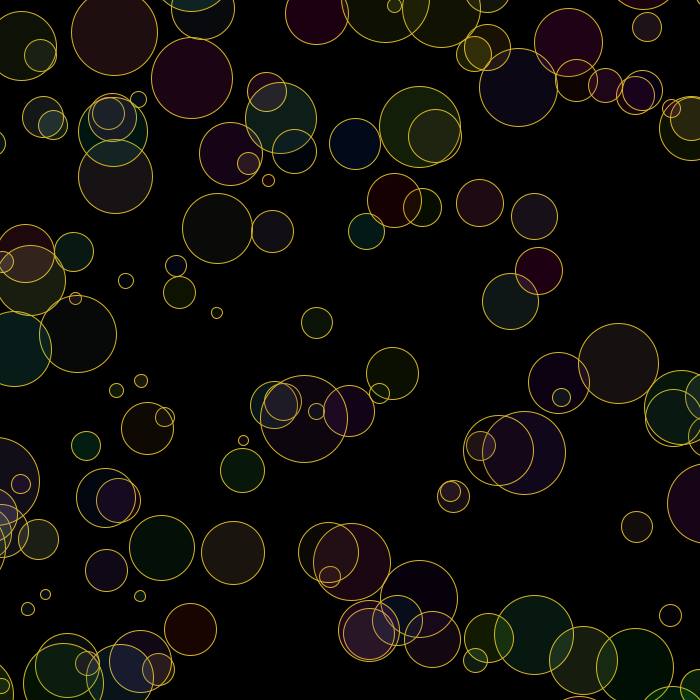
Frame 1 (no input)
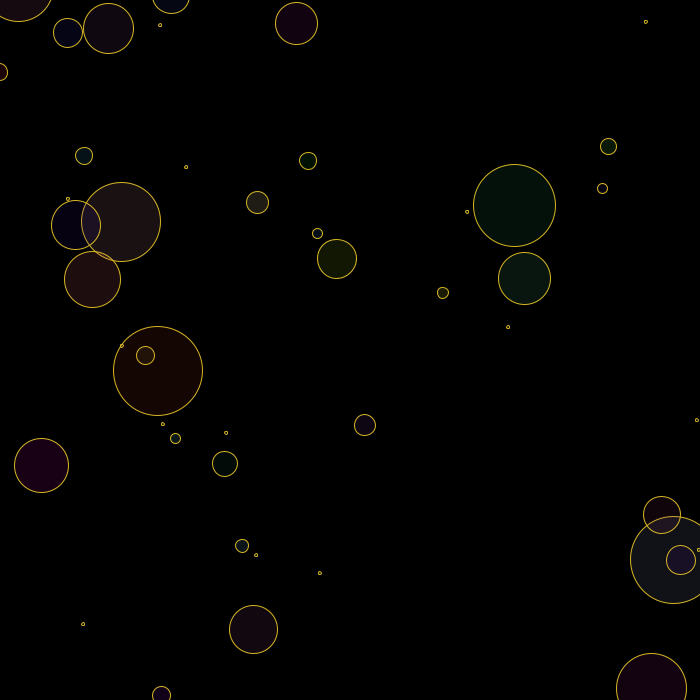
Frame 60 (the mouse pressed at the canvas centre just before this capture)
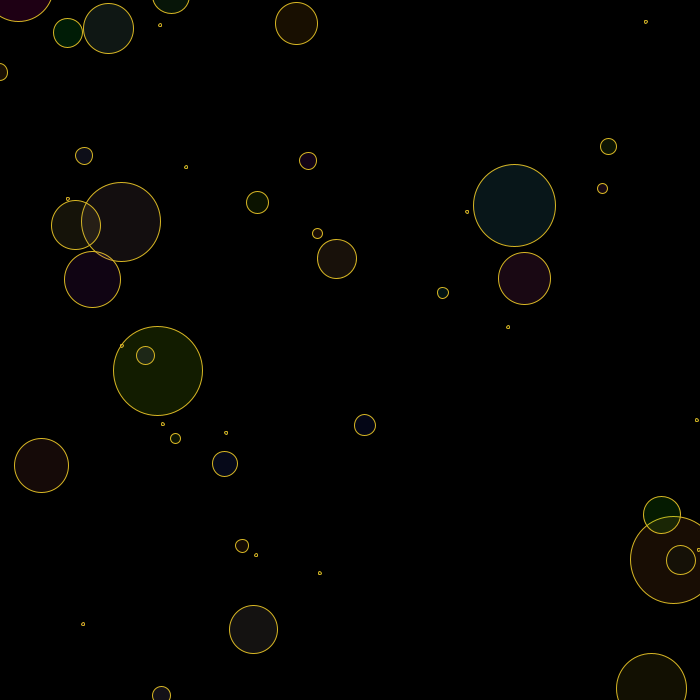
Frame 120 (the mouse held since frame 60 and released just before this capture)

The Processing sketch that drew these frames (run headless with seeded random() and noise(); from frame 60 on, the mouse is pressed at the canvas centre):

// Processing sketch: processing_6362
// ── processing_6362.pde

//Made By Prince Jacob



Glass[] A1;

void setup()
{
  size(700,700);
  smooth();
  stroke(215,182,36);
  

A1= new Glass[1000];
  for(int i=0; i<1000; i++)
  {
    A1[i] = new Glass();
    A1[i].x = random(-width,width*2);
    A1[i].y = random(-height,height*2);
    A1[i].d = (int)random(10,90);
    A1[i].v = (int)random(1,10);
  }
}

void draw()
{
  background(0,0,0);
  for(int i=0; i<A1.length; i++)
  {
    A1[i].move();
    A1[i].show();
  }
}

class Glass
{
  float x, y;
  int d, v;

  void show()
  {
    fill(int(random(255)),int(random(255)),random(223), 30);
    ellipse(x,y, d,d);
  }

  void move()
  {   
    x += ( mouseX - width/2  ) * 0.01 * v;
    y += ( mouseY - height/2 ) * 0.01 * v;
    d += ( mouseX - width/2  ) * 0.01 * v;
    d -= ( mouseY - height/2 ) * 0.01 * v;
  }
}
